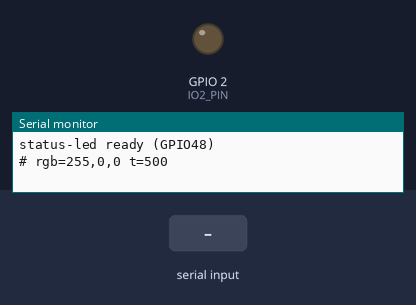
This program was run on a simulated ESP32-S3. On the bench: output pins drawn as LEDs (lit = HIGH), the last lines printed to the serial monitor. The inputs (shaded band) are chosen by the test bench.

Above: at 1.7 s.
1.8 s: "REGION\n" received over Serial
At 2.6 s:
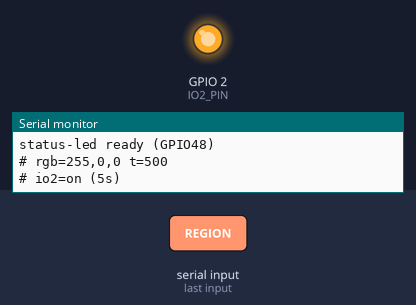
3.3 s: "BUSY\n" received over Serial
At 4.1 s:
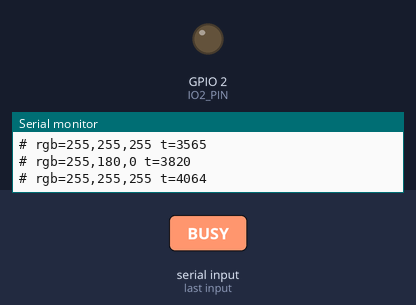
Timing chart, 0 to 6.3 s (numbered marks = the images above; inputs shaded):
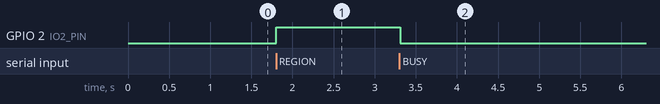

The program:

main.cpp
```cpp
/*
 * 高拍仪工作台状态灯（ESP32-S3 板载 WS2812, GPIO48）
 *
 * 串口(115200) 单行指令：
 *   IDLE  -> 红灯常亮      待命：空台，可以放设备
 *   BUSY  -> 黄白交替      检测到设备，等稳定/对焦中
 *   OK    -> 绿灯闪        拍照完成，闪到把设备拿走为止
 *   WARN  -> 紫灯闪        拍了但可能失焦，建议重拍
 *   ERROR -> 红白快闪      异常：相机掉线 / 写盘失败
 *   BOOT  -> 蓝灯呼吸      启动/标定中
 *   REGION-> 红绿蓝循环 5 秒 + IO2 常亮后回待命（区域卡切换成功）
 *   CANCEL-> 白灯闪 3 下后回待命（取消区域卡）
 *
 * 关键点：WS2812 连续高速刷帧会不刷新（表现为"灯卡在第一种颜色"），
 * 所以这里只在颜色真正变化时写一次，并且各效果都用离散色阶（≤7 次/秒）。
 * 每次写灯都会在串口打印一行 "# rgb=..." 便于核对。
 */
#include <Arduino.h>

static const int LED_PIN = 48;
static const int IO2_PIN = 2;  // 丝印 IO2 的那颗灯

static uint8_t curR = 255, curG = 255, curB = 255;
static bool curValid = false;

static void ws(uint8_t r, uint8_t g, uint8_t b) {
    if (curValid && r == curR && g == curG && b == curB) return;  // 颜色没变就不写
    curR = r; curG = g; curB = b; curValid = true;
    neopixelWrite(LED_PIN, r, g, b);
    Serial.printf("# rgb=%d,%d,%d t=%lu\n", r, g, b, (unsigned long)millis());
}

enum Mode { M_IDLE, M_BUSY, M_OK, M_WARN, M_ERROR, M_BOOT, M_REGION, M_CANCEL };
static Mode mode = M_BOOT;
static uint32_t t0 = 0;
static bool io2_on = false;

static void setMode(Mode m) {
    if (mode == m) return;  // 同一状态重复下发不重启动画（桥接心跳不会再让灯一直闪）
    if (mode == M_REGION && m != M_REGION) {  // 离开切换确认态时把 IO2 关掉
        pinMode(IO2_PIN, OUTPUT);
        digitalWrite(IO2_PIN, LOW);
        io2_on = false;
    }
    mode = m;
    t0 = millis();
}

static void handleLine(String s) {
    s.trim();
    s.toUpperCase();
    if (s == "IDLE") setMode(M_IDLE);
    else if (s == "BUSY") setMode(M_BUSY);
    else if (s == "OK") setMode(M_OK);
    else if (s == "WARN") setMode(M_WARN);
    else if (s == "ERROR") setMode(M_ERROR);
    else if (s == "BOOT") setMode(M_BOOT);
    else if (s == "REGION") setMode(M_REGION);
    else if (s == "CANCEL") setMode(M_CANCEL);
}

void setup() {
    Serial.begin(115200);
    delay(500);
    Serial.println("status-led ready (GPIO48)");
    setMode(M_IDLE);
}

void loop() {
    while (Serial.available()) {
        handleLine(Serial.readStringUntil('\n'));
    }

    uint32_t t = millis() - t0;
    switch (mode) {
        case M_IDLE:
            ws(255, 0, 0);  // 红常亮
            break;

        case M_BUSY:  // 黄 <-> 白，各 250ms
            if ((t / 250) % 2 == 0) ws(255, 180, 0);
            else ws(255, 255, 255);
            break;

        case M_OK:  // 绿闪：亮 300ms / 灭 300ms
            if ((t % 600) < 300) ws(0, 255, 0);
            else ws(0, 0, 0);
            break;

        case M_WARN:  // 紫闪：亮 350ms / 灭 350ms
            if ((t % 700) < 350) ws(170, 0, 255);
            else ws(0, 0, 0);
            if (t >= 30000) setMode(M_IDLE);  // 告警是提醒，30 秒后自动回待命
            break;

        case M_ERROR:  // 红白交替，各 200ms
            if ((t / 200) % 2 == 0) ws(255, 0, 0);
            else ws(255, 255, 255);
            if (t >= 30000) setMode(M_IDLE);  // 同上：30 秒后自动回待命
            break;

        case M_BOOT: {  // 蓝呼吸：12 个色阶，每阶 150ms
            static const uint8_t LV[6] = {20, 60, 120, 180, 220, 255};
            uint8_t idx = (t / 150) % 12;
            uint8_t level = LV[idx < 6 ? idx : 11 - idx];
            ws(0, 0, level);
            break;
        }

        case M_REGION: {  // 区域卡切换成功：红绿蓝循环 5 秒 + IO2 常亮，然后回待命红灯
            if (!io2_on) {
                pinMode(IO2_PIN, OUTPUT);
                digitalWrite(IO2_PIN, HIGH);  // 若这颗灯是低电平点亮，实测后改这里
                io2_on = true;
                Serial.println("# io2=on (5s)");
            }
            // 每色 1.66 秒，5 秒正好走完红->绿->蓝，不会在结尾多闪一次红
            uint8_t phase = (t / 1660) % 3;
            if (phase == 0) ws(255, 0, 0);
            else if (phase == 1) ws(0, 255, 0);
            else ws(0, 0, 255);
            if (t >= 5000) {
                digitalWrite(IO2_PIN, LOW);
                io2_on = false;
                Serial.println("# io2=off");
                setMode(M_IDLE);
            }
            break;
        }

        case M_CANCEL: {  // 取消区域卡：白灯闪 3 下（亮 220ms / 灭 220ms），然后回待命
            uint32_t cycle = t % 440;
            if (t / 440 < 3) {
                if (cycle < 220) ws(255, 255, 255);
                else ws(0, 0, 0);
            } else {
                setMode(M_IDLE);
            }
            break;
        }
    }
    delay(12);
}
```

Measured:
- after the input at 1.8 s, GPIO 2 (IO2_PIN): LOW → HIGH at once
- after the input at 3.3 s, GPIO 2 (IO2_PIN): HIGH → LOW after 0.01 s instead of 3.5 s
